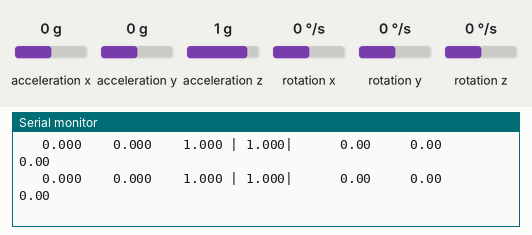
Simulated run of this sketch. Board: ESP32. On the bench: the last lines printed to the serial monitor. Wiring (inferred from the names in the program): MPU-9250 motion sensor at I2C address 0x68. Inputs (shaded band) come from the test bench; at power-on: acceleration x 0 g, acceleration y 0 g, acceleration z 1 g, rotation x 0 °/s, rotation y 0 °/s, rotation z 0 °/s.

Above: at 2.3 s.
2.4 s: acceleration x set to -1.4 g
At 2.41 s:
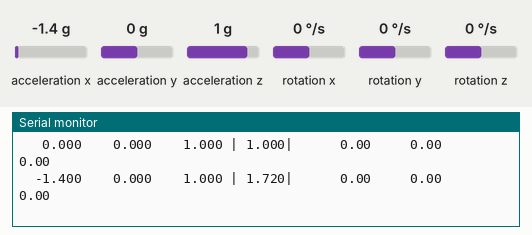
4.4 s: acceleration y set to -1.4 g
At 4.41 s:
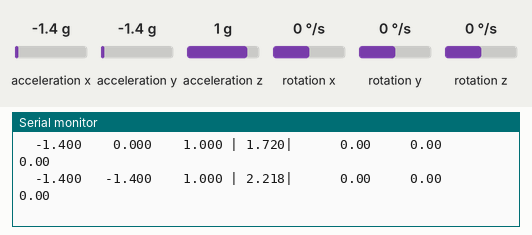
6.3 s: acceleration z set to -1.4 g
At 6.32 s:
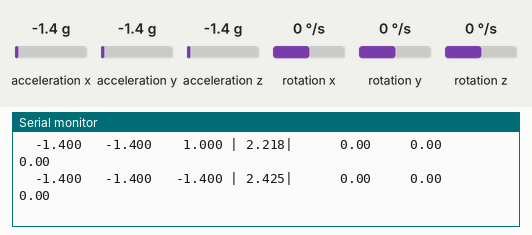
8.2 s: rotation x set to -192 °/s
At 8.22 s:
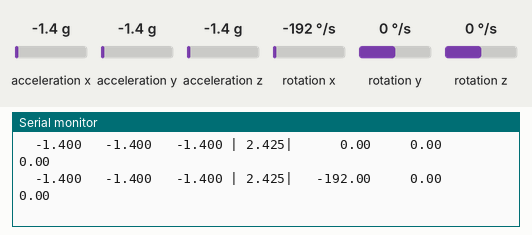
10.2 s: rotation y set to -192 °/s
At 10.22 s:
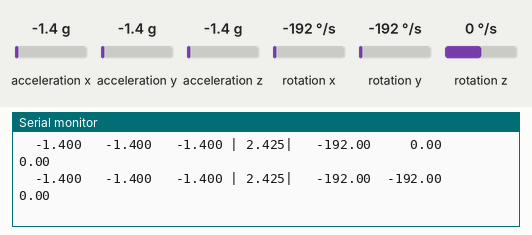
12.2 s: rotation z set to -192 °/s
At 12.23 s:
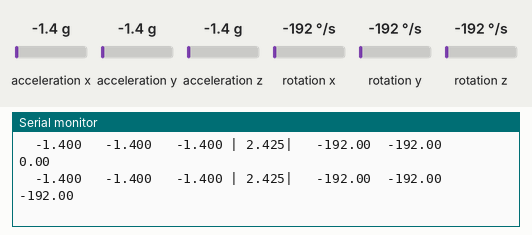

Measured:
- after the input at 2.4 s, the serial monitor: prints a new line at once (image 1)
- after the input at 4.4 s, the serial monitor: prints a new line at once (image 2)
- after the input at 6.3 s, the serial monitor: prints a new line at once (image 3)
- after the input at 8.2 s, the serial monitor: prints a new line at once (image 4)
- after the input at 10.2 s, the serial monitor: prints a new line at once (image 5)
- after the input at 12.2 s, the serial monitor: prints a new line at once (image 6)

The sketch:

phase2_mpu6050_read.ino
```cpp
// Phase 2b: MPU-6050/6500-class IMU raw read over I2C, no external library
// Firmware v0.2 | ESP32 DevKit V1 | SDA = GPIO 21, SCL = GPIO 22

#include <Wire.h>

const int SDA_PIN = 21;
const int SCL_PIN = 22;
uint8_t MPU_ADDR = 0x68;

const uint8_t REG_PWR_MGMT_1   = 0x6B;
const uint8_t REG_WHO_AM_I     = 0x75;
const uint8_t REG_ACCEL_XOUT_H = 0x3B;

// Power-up default full-scale ranges (+/-2 g, +/-250 deg/s)
const float ACCEL_LSB_PER_G  = 16384.0;
const float GYRO_LSB_PER_DPS = 131.0;

const unsigned long SAMPLE_INTERVAL_MS = 100;  // 10 Hz for this test
unsigned long lastSample = 0;

const char* chipName(uint8_t id) {
  switch (id) {
    case 0x68: return "MPU-6050";
    case 0x70: return "MPU-6500 class";
    case 0x71: return "MPU-9250 class";
    default:   return "unknown";
  }
}

bool writeReg(uint8_t reg, uint8_t val) {
  Wire.beginTransmission(MPU_ADDR);
  Wire.write(reg);
  Wire.write(val);
  return Wire.endTransmission() == 0;
}

bool readRegs(uint8_t reg, uint8_t *buf, size_t n) {
  Wire.beginTransmission(MPU_ADDR);
  Wire.write(reg);
  if (Wire.endTransmission(false) != 0) return false;
  size_t got = Wire.requestFrom((int)MPU_ADDR, (int)n, (int)true);
  if (got != n) return false;
  for (size_t i = 0; i < n; i++) buf[i] = Wire.read();
  return true;
}

void setup() {
  Serial.begin(115200);
  delay(1000);
  Wire.begin(SDA_PIN, SCL_PIN);
  Wire.setClock(100000);

  Serial.println();
  Serial.println("=== IMU raw read v0.2 ===");

  uint8_t who = 0;
  if (!readRegs(REG_WHO_AM_I, &who, 1)) {
    Serial.println("ERROR: no response from IMU (check wiring/address)");
    while (true) delay(1000);
  }
  Serial.printf("WHO_AM_I = 0x%02X -> %s\n", who, chipName(who));
  if (who != 0x68) {
    Serial.println("NOTE: not a genuine-MPU6050 ID; reading main registers anyway");
  }

  // The chip starts in sleep mode; writing 0 to PWR_MGMT_1 wakes it.
  if (!writeReg(REG_PWR_MGMT_1, 0x00)) {
    Serial.println("ERROR: could not wake IMU");
    while (true) delay(1000);
  }
  delay(100);
  Serial.println("Awake. Columns: ax ay az |a| (g)   gx gy gz (deg/s)");
}

void loop() {
  unsigned long now = millis();
  if (now - lastSample < SAMPLE_INTERVAL_MS) return;
  lastSample = now;

  uint8_t b[14];
  if (!readRegs(REG_ACCEL_XOUT_H, b, 14)) {
    Serial.println("read error");
    return;
  }

  int16_t axr = (b[0]  << 8) | b[1];
  int16_t ayr = (b[2]  << 8) | b[3];
  int16_t azr = (b[4]  << 8) | b[5];
  // b[6], b[7] = on-chip temperature: ignored (conversion differs by chip)
  int16_t gxr = (b[8]  << 8) | b[9];
  int16_t gyr = (b[10] << 8) | b[11];
  int16_t gzr = (b[12] << 8) | b[13];

  float ax = axr / ACCEL_LSB_PER_G;
  float ay = ayr / ACCEL_LSB_PER_G;
  float az = azr / ACCEL_LSB_PER_G;
  float mag = sqrtf(ax * ax + ay * ay + az * az);

  Serial.printf("%8.3f %8.3f %8.3f |%6.3f|  %8.2f %8.2f %8.2f\n",
                ax, ay, az, mag,
                gxr / GYRO_LSB_PER_DPS, gyr / GYRO_LSB_PER_DPS, gzr / GYRO_LSB_PER_DPS);
}
```
